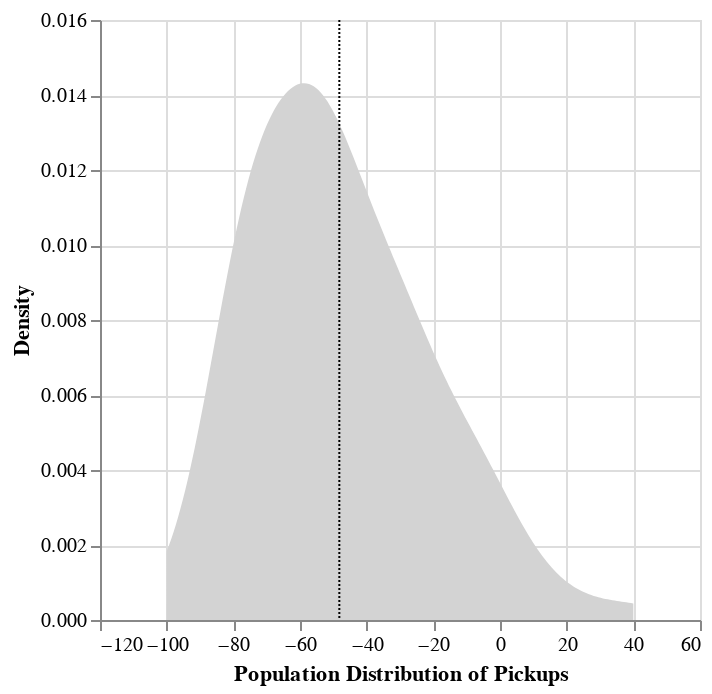

This figure's notebook cell:
### Code cell
bootstrapped_10_100 = NPS_bootstrap(responses_10, 100)
print(CI_90(bootstrapped_10_100))
print(CI_95(bootstrapped_10_100))
NPS_density(bootstrapped_10_100)

### Figure 1 — Vega-Lite specification as saved in the notebook (floating-point values rounded to 4 significant figures)
{"config": {"view": {"continuousWidth": 300, "continuousHeight": 300}}, "layer": [{"mark": {"type": "area", "color": "lightgray"}, "encoding": {"x": {"axis": {"title": "Population Distribution of Pickups"}, "field": "tests", "scale": {"domain": [-110.0, 50.0]}, "type": "quantitative"}, "y": {"axis": {"title": "Density"}, "field": "density", "type": "quantitative"}}, "transform": [{"density": "tests", "as": ["tests", "density"]}]}, {"mark": {"type": "rule", "color": "black", "strokeDash": [1, 1]}, "encoding": {"x": {"aggregate": "mean", "field": "tests", "type": "quantitative"}}}], "data": {"name": "data-82d1dd828635bc347f69a3eb68edb328"}, "$schema": "https://vega.github.io/schema/vega-lite/v5.16.3.json", "datasets": {"data-82d1dd828635bc347f69a3eb68edb328": [{"tests": -70.0}, {"tests": 20.0}, {"tests": -20.0}, {"tests": -40.0}, {"tests": -70.0}, {"tests": -30.0}, {"tests": -80.0}, {"tests": -30.0}, {"tests": -40.0}, {"tests": -50.0}, {"tests": -20.0}, {"tests": -50.0}, {"tests": -60.0}, {"tests": -70.0}, {"tests": -50.0}, {"tests": -60.0}, {"tests": -40.0}, {"tests": -60.0}, {"tests": -30.0}, {"tests": -80.0}, {"tests": -60.0}, {"tests": -60.0}, {"tests": -10.0}, {"tests": -70.0}, {"tests": -80.0}, {"tests": -50.0}, {"tests": -50.0}, {"tests": -10.0}, {"tests": -40.0}, {"tests": -60.0}, {"tests": -60.0}, {"tests": -60.0}, {"tests": -50.0}, {"tests": 0.0}, {"tests": -30.0}, {"tests": -50.0}, {"tests": -30.0}, {"tests": -60.0}, {"tests": -100.0}, {"tests": -50.0}, {"tests": -90.0}, {"tests": -30.0}, {"tests": -60.0}, {"tests": -40.0}, {"tests": -80.0}, {"tests": -30.0}, {"tests": -30.0}, {"tests": -10.0}, {"tests": -50.0}, {"tests": -10.0}, {"tests": -80.0}, {"tests": -30.0}, {"tests": -70.0}, {"tests": -50.0}, {"tests": -80.0}, {"tests": -70.0}, {"tests": -70.0}, {"tests": -60.0}, {"tests": -10.0}, {"tests": -20.0}, {"tests": -20.0}, {"tests": 10.0}, {"tests": -30.0}, {"tests": -80.0}, {"tests": -80.0}, {"tests": -70.0}, {"tests": -50.0}, {"tests": -40.0}, {"tests": -60.0}, {"tests": -80.0}, {"tests": -80.0}, {"tests": -50.0}, {"tests": 40.0}, {"tests": -40.0}, {"tests": -70.0}, {"tests": -50.0}, {"tests": -70.0}, {"tests": -70.0}, {"tests": -70.0}, {"tests": -60.0}, {"tests": -20.0}, {"tests": -30.0}, {"tests": -60.0}, {"tests": -50.0}, {"tests": 0.0}, {"tests": -70.0}, {"tests": -50.0}, {"tests": -80.0}, {"tests": 0.0}, {"tests": 0.0}, {"tests": -50.0}, {"tests": -80.0}, {"tests": -30.0}, {"tests": -80.0}, {"tests": -40.0}, {"tests": -50.0}, {"tests": -10.0}, {"tests": -60.0}, {"tests": -80.0}, {"tests": -80.0}]}}
